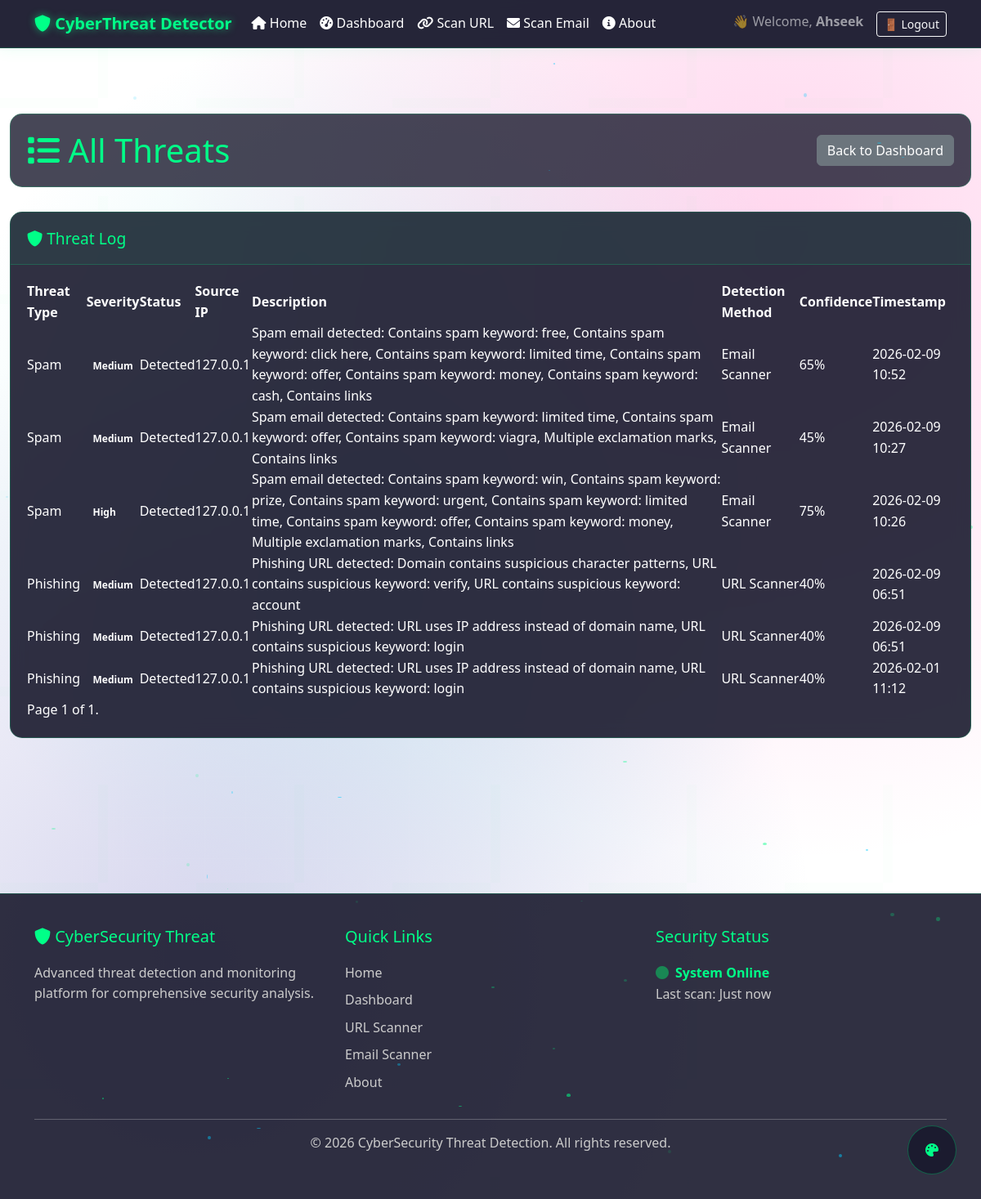
/all-threats/ (signed in), run on the app's committed database.
### myapp/models.py (models this page shows)
class ThreatLog(models.Model):
    THREAT_TYPES = [
        ('phishing', 'Phishing'),
        ('malware', 'Malware'),
        ('brute_force', 'Brute Force'),
        ('sql_injection', 'SQL Injection'),
        ('xss', 'XSS'),
        ('ransomware', 'Ransomware'),
        ('zero_day', 'Zero Day'),
    ]
    SEVERITY_LEVELS = [
        ('low', 'Low'),
        ('medium', 'Medium'),
        ('high', 'High'),
        ('critical', 'Critical'),
    ]
    threat_type = models.CharField(max_length=50, choices=THREAT_TYPES)
    severity = models.CharField(max_length=20, choices=SEVERITY_LEVELS, default='medium')
    status = models.CharField(max_length=20, default='detected')
    source_ip = models.GenericIPAddressField(null=True, blank=True)
    target_ip = models.GenericIPAddressField(null=True, blank=True)
    url = models.URLField(null=True, blank=True)
    file_hash = models.CharField(max_length=128, null=True, blank=True)
    description = models.TextField()
    detection_method = models.CharField(max_length=100, default='Manual')
    confidence_score = models.IntegerField(default=0)
    timestamp = models.DateTimeField(auto_now_add=True)
    reported_by = models.ForeignKey(User, on_delete=models.SET_NULL, null=True, blank=True)

### myapp/views.py (the view)
# urls.py: path('all-threats/', views.all_threats, name='all_threats'),
@login_required
def all_threats(request):
    from django.core.paginator import Paginator
    threats = ThreatLog.objects.all().order_by('-timestamp')
    paginator = Paginator(threats, 10)  # Show 10 threats per page
    page_number = request.GET.get('page')
    page_obj = paginator.get_page(page_number)
    return render(request, 'myapp/all_threats.html', {'threats': page_obj, 'page_obj': page_obj})

### templates/myapp/all_threats.html (shortened to what this page needs)
{% extends 'myapp/base.html' %}
{% load static %}
{% block content %}
<div class="container-fluid">
    <div class="dashboard-header">
        <h1><i class="fas fa-list"></i> All Threats</h1>
        <a href="{% url 'dashboard' %}" class="btn btn-secondary">Back to Dashboard</a>
    </div>
    <div class="dashboard-card">
        <div class="card-header">
            <h3><i class="fas fa-shield-alt"></i> Threat Log</h3>
        </div>
        <div class="card-body">
            <div class="table-responsive">
                <table class="threats-table">
                    <thead>
                        <tr>
                            <th>Threat Type</th>
                            <th>Severity</th>
                            <th>Status</th>
                            <th>Source IP</th>
                            <th>Description</th>
                            <th>Detection Method</th>
                            <th>Confidence</th>
                            <th>Timestamp</th>
                        </tr>
                    </thead>
                    <tbody>
                        {% for threat in threats %}
                        <tr>
                            <td>{{ threat.threat_type|title }}</td>
                            <td><span class="badge badge-{{ threat.severity }}">{{ threat.severity|title }}</span></td>
                            <td>{{ threat.status|title }}</td>
                            <td>{{ threat.source_ip|default:"N/A" }}</td>
                            <td>{{ threat.description }}</td>
                            <td>{{ threat.detection_method }}</td>
                            <td>{{ threat.confidence_score }}%</td>
                            <td>{{ threat.timestamp|date:"Y-m-d H:i" }}</td>
                        </tr>
                        {% empty %}
                        <tr>
                            <td colspan="8" class="text-center">No threats found.</td>
                        </tr>
                        {% endfor %}
                    </tbody>
                </table>
            </div>
            <div class="pagination">
                <span class="step-links">
                    <span class="current">
                        Page {{ page_obj.number }} of {{ page_obj.paginator.num_pages }}.
                    </span>
                </span>
            </div>
        </div>
    </div>
</div>
{% endblock %}

### templates/myapp/base.html (shortened to what this page needs)
<!DOCTYPE html>
{% load static %}
<html lang="en">
<head>
    <link href="https://cdn.jsdelivr.net/npm/bootstrap@5.3.0/dist/css/bootstrap.min.css" rel="stylesheet">
    <link rel="stylesheet" href="{% static 'myapp/css/style.css' %}">
    <link rel="stylesheet" href="https://cdnjs.cloudflare.com/ajax/libs/font-awesome/6.0.0/css/all.min.css">
</head>
<body class="cyber-bg">
    <div id="particles-container" class="particles-container"></div>
    <nav class="navbar navbar-expand-lg navbar-dark cyber-navbar">
        <div class="container">
            <a class="navbar-brand cyber-brand" href="{% url 'home' %}">
                <i class="fas fa-shield-alt"></i> CyberThreat Detector
            </a>
            <div class="collapse navbar-collapse" id="navbarNav">
                <ul class="navbar-nav me-auto">
                    <li class="nav-item">
                        <a class="nav-link" href="{% url 'home' %}"><i class="fas fa-home"></i> Home</a>
                    </li>
                    <li class="nav-item">
                        <a class="nav-link" href="{% url 'dashboard' %}"><i class="fas fa-tachometer-alt"></i> Dashboard</a>
                    </li>
                    <li class="nav-item">
                        <a class="nav-link" href="{% url 'scan_url' %}"><i class="fas fa-link"></i> Scan URL</a>
                    </li>
                    <li class="nav-item">
                        <a class="nav-link" href="{% url 'scan_email' %}"><i class="fas fa-envelope"></i> Scan Email</a>
                    </li>
                    <li class="nav-item">
                        <a class="nav-link" href="{% url 'about' %}"><i class="fas fa-info-circle"></i> About</a>
                    </li>
                </ul>
                <ul class="navbar-nav">
                    {% if request.user.is_authenticated %}
                        <li class="nav-item">
                            <span class="navbar-text me-3">👋 Welcome, <strong>{{ request.user.username }}</strong></span>
                        </li>
                        <li class="nav-item">
                            <form method="post" action="{% url 'logout' %}" class="d-inline">
                                <button type="submit" class="btn btn-outline-light btn-sm">
                                    🚪 Logout
                                </button>
                            </form>
                        </li>
                    {% endif %}
                </ul>
            </div>
        </div>
    </nav>
    <main class="main-content">
        {% block content %}{% endblock %}
    </main>
    <div class="theme-switcher">
        <button id="theme-toggle" class="theme-btn">
            <i class="fas fa-palette"></i>
        </button>
    </div>
    <footer class="cyber-footer">
        <div class="container">
            <div class="row">
                <div class="col-md-4">
                    <h5><i class="fas fa-shield-alt"></i> CyberSecurity Threat</h5>
                    <p>Advanced threat detection and monitoring platform for comprehensive security analysis.</p>
                </div>
                <div class="col-md-4">
                    <h5>Quick Links</h5>
                    <ul class="footer-links">
                        <li><a href="{% url 'home' %}">Home</a></li>
                        <li><a href="{% url 'dashboard' %}">Dashboard</a></li>
                        <li><a href="{% url 'scan_url' %}">URL Scanner</a></li>
                        <li><a href="{% url 'scan_email' %}">Email Scanner</a></li>
                        <li><a href="{% url 'about' %}">About</a></li>
                    </ul>
                </div>
                <div class="col-md-4">
                    <h5>Security Status</h5>
                    <div class="status-indicator">
                        <i class="fas fa-circle text-success"></i> System Online
                    </div>
                    <p>Last scan: <span id="last-scan-time">Just now</span></p>
                </div>
            </div>
            <hr>
            <div class="text-center">
                <p>&copy; 2026 CyberSecurity Threat Detection. All rights reserved.</p>
            </div>
        </div>
    </footer>
</body>
</html>

### static/myapp/css/style.css (style rules this page uses)
* { margin: 0; padding: 0; box-sizing: border-box; }
body { font-family: 'Segoe UI', Tahoma, Geneva, Verdana, sans-serif; line-height: 1.6; color: #ffffff; background: linear-gradient(135deg, #0a0a0a 0%, #1a1a2e 50%, #16213e 100%); min-height: 100vh; overflow-x: hidden; }
.cyber-bg { background: radial-gradient(circle at 20% 80%, rgba(120, 119, 198, 0.3) 0%, transparent 50%), radial-gradient(circle at 80% 20%, rgba(255, 119, 198, 0.3) 0%, transparent 50%), radial-gradient(circle at 40% 40%, rgba(120, 219, 226, 0.3) 0%, transparent 50%); background-attachment: fixed; position: relative; }
.cyber-bg::before { content: ''; position: fixed; top: 0; left: 0; width: 100%; height: 100%; background-image: linear-gradient(rgba(255, 255, 255, 0.03) 1px, transparent 1px), linear-gradient(90deg, rgba(255, 255, 255, 0.03) 1px, transparent 1px); background-size: 50px 50px; pointer-events: none; z-index: -1; }
.particles-container { position: fixed; top: 0; left: 0; width: 100%; height: 100%; pointer-events: none; z-index: 0; }
.navbar { background: rgba(26, 26, 46, 0.95) !important; backdrop-filter: blur(10px); border-bottom: 1px solid rgba(0, 255, 136, 0.2); box-shadow: 0 0 20px rgba(0, 255, 136, 0.1); }
.cyber-navbar .navbar-brand { color: #00ff88 !important; font-weight: bold; text-shadow: 0 0 10px rgba(0, 255, 136, 0.5); }
.cyber-navbar .nav-link { color: #ffffff !important; transition: all 0.3s ease; }
.main-content { padding: 80px 0; min-height: calc(100vh - 200px); }
.dashboard-header { display: flex; justify-content: space-between; align-items: center; margin-bottom: 30px; padding: 20px; background: rgba(26, 26, 46, 0.8); border-radius: 15px; border: 1px solid rgba(0, 255, 136, 0.2); }
.dashboard-header h1 { color: #00ff88; margin: 0; }
.dashboard-card { background: rgba(26, 26, 46, 0.9); border-radius: 15px; border: 1px solid rgba(0, 255, 136, 0.2); backdrop-filter: blur(10px); margin-bottom: 30px; overflow: hidden; }
.card-header { padding: 20px; border-bottom: 1px solid rgba(0, 255, 136, 0.2); background: rgba(0, 255, 136, 0.05); }
.card-header h3 { color: #00ff88; margin: 0; font-size: 1.2rem; }
.card-body { padding: 20px; }
.cyber-footer { background: rgba(26, 26, 46, 0.9); border-top: 1px solid rgba(0, 255, 136, 0.2); padding: 40px 0; margin-top: 80px; }
.cyber-footer h5 { color: #00ff88; margin-bottom: 20px; }
.cyber-footer p { color: #cccccc; margin-bottom: 15px; }
.footer-links { list-style: none; padding: 0; }
.footer-links li { margin-bottom: 8px; }
.footer-links a { color: #cccccc; text-decoration: none; transition: color 0.3s ease; }
.status-indicator { display: inline-flex; align-items: center; color: #00ff88; font-weight: bold; }
.status-indicator i { margin-right: 8px; }
.theme-switcher { position: fixed; bottom: 30px; right: 30px; z-index: 1000; }
.theme-btn { background: rgba(26, 26, 46, 0.9); border: 1px solid rgba(0, 255, 136, 0.3); border-radius: 50%; width: 60px; height: 60px; display: flex; align-items: center; justify-content: center; color: #00ff88; cursor: pointer; transition: all 0.3s ease; backdrop-filter: blur(10px); }
.text-center { text-align: center; }

### data on the page
ThreatLog: threat_type "Spam", severity "Medium", status "Detected", source_ip "127.0.0.1", description "Spam email detected: Contains spam keyword: free, Contains spam keyword: click here, Contains spam keyword: limited time, Contains spam keyword: offer, Contains spam keyword: money, Contains spam keyword: cash, Contains links", detection_method "Email Scanner", confidence_score "65", timestamp "2026-02-09 10:52"
ThreatLog: threat_type "Spam", severity "Medium", status "Detected", source_ip "127.0.0.1", description "Spam email detected: Contains spam keyword: limited time, Contains spam keyword: offer, Contains spam keyword: viagra, Multiple exclamation marks, Contains links", detection_method "Email Scanner", confidence_score "45", timestamp "2026-02-09 10:27"
ThreatLog: threat_type "Spam", severity "High", status "Detected", source_ip "127.0.0.1", description "Spam email detected: Contains spam keyword: win, Contains spam keyword: prize, Contains spam keyword: urgent, Contains spam keyword: limited time, Contains spam keyword: offer, Contains spam keyword: money, Multiple exclamation marks, Contains links", detection_method "Email Scanner", confidence_score "75", timestamp "2026-02-09 10:26"
ThreatLog: threat_type "Phishing", severity "Medium", status "Detected", source_ip "127.0.0.1", description "Phishing URL detected: Domain contains suspicious character patterns, URL contains suspicious keyword: verify, URL contains suspicious keyword: account", detection_method "URL Scanner", confidence_score "40", timestamp "2026-02-09 06:51"
ThreatLog: threat_type "Phishing", severity "Medium", status "Detected", source_ip "127.0.0.1", description "Phishing URL detected: URL uses IP address instead of domain name, URL contains suspicious keyword: login", detection_method "URL Scanner", confidence_score "40", timestamp "2026-02-09 06:51"
ThreatLog: threat_type "Phishing", severity "Medium", status "Detected", source_ip "127.0.0.1", description "Phishing URL detected: URL uses IP address instead of domain name, URL contains suspicious keyword: login", detection_method "URL Scanner", confidence_score "40", timestamp "2026-02-01 11:12"

### other printed values
{{ request.user.username }} "Ahseek"
{{ page_obj.number }} "1"
{{ page_obj.paginator.num_pages }} "1"
